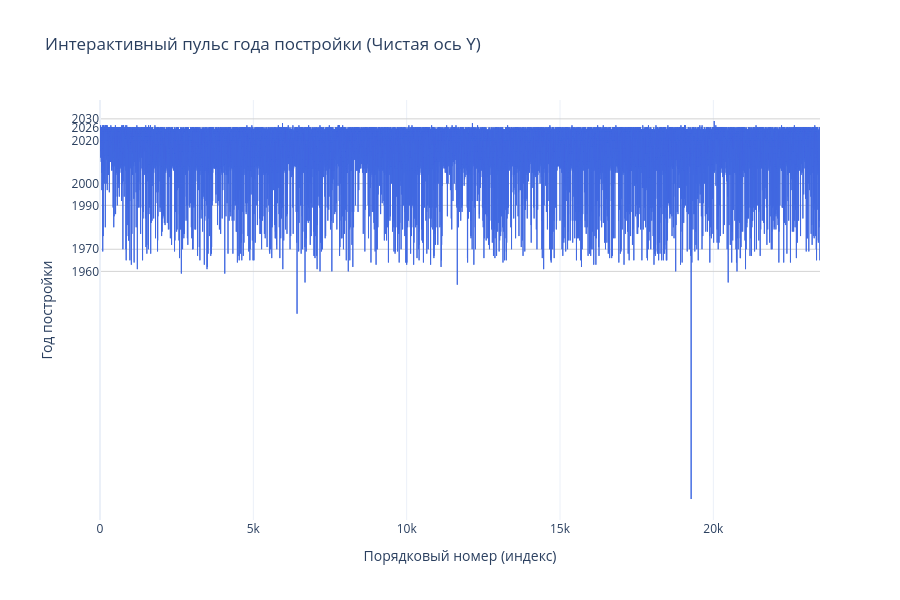

Source (notebook cell):
### Code cell
fig = go.Figure()

fig.add_trace(go.Scatter(
    x=list(range(len(df))), 
    y=df['construction_year'],
    mode='lines',
    line_shape='hv',
    name='Год постройки',
    line=dict(color='royalblue', width=1),
    hovertemplate='Индекс: %{x}<br>Год постройки: %{y:,.1f} г<extra></extra>'
))

tick_values = [1960, 1970, 1990, 2000, 2020, 2026, 2030]

fig.update_layout(
    title='Интерактивный пульс года постройки (Чистая ось Y)',
    xaxis_title='Порядковый номер (индекс)',
    yaxis_title='Год постройки',
    yaxis_type="log",
    template='plotly_white',
    height=600,
    hovermode='x unified',
    margin=dict(l=100) 
)

fig.update_yaxes(
    tickmode='array',
    tickvals=tick_values, # Какие значения подписывать
    gridcolor='lightgray' # Сетка станет понятнее
)

fig.show()

# 1. Считаем статистику для площади
price_stats = df['construction_year'].describe(percentiles=[.01, .05, .25, .5, .75, .95, .99])

print(f"Всего объектов:    {int(price_stats['count']):,}")
print(f"Минимум:           {price_stats['min']:.1f}")
print(f"1% (Микро):        {price_stats['1%']:.1f}")
print(f"5% (Компактные):   {price_stats['5%']:.1f}")
print(f"Медиана (Центр):   {price_stats['50%']:.1f}")
print(f"95% (Огромные):    {price_stats['95%']:.1f}")
print(f"99% (Гиганты):     {price_stats['99%']:.1f}")
print(f"Максимум:          {price_stats['max']:.1f}")
print("-" * 45)

top_areas = df['construction_year'].value_counts().head(5)

print("\n--- ТОП-5 ---")
for price, count in top_areas.items():
    print(f"{price:.1f} г встречается {count} раз(а)")

### Figure 1 — Plotly figure (JSON) as saved in the notebook; plotly's stock layout.template omitted (floating-point values rounded to 4 significant figures; data arrays with more than 128 entries replaced by an {"elided": "..."} marker saying what was removed)
{"data": [{"hovertemplate": "Индекс: %{x}<br>Год постройки: %{y:,.1f} г<extra></extra>", "line": {"color": "royalblue", "shape": "hv", "width": 1}, "mode": "lines", "name": "Год постройки", "type": "scatter", "x": {"elided": "23479 int values"}, "y": {"elided": "23479 int values"}}], "layout": {"height": 600, "hovermode": "x unified", "margin": {"l": 100}, "title": {"text": "Интерактивный пульс года постройки (Чистая ось Y)"}, "xaxis": {"title": {"text": "Порядковый номер (индекс)"}}, "yaxis": {"gridcolor": "lightgray", "tickmode": "array", "tickvals": [1960, 1970, 1990, 2000, 2020, 2026, 2030], "title": {"text": "Год постройки"}, "type": "log"}}}
